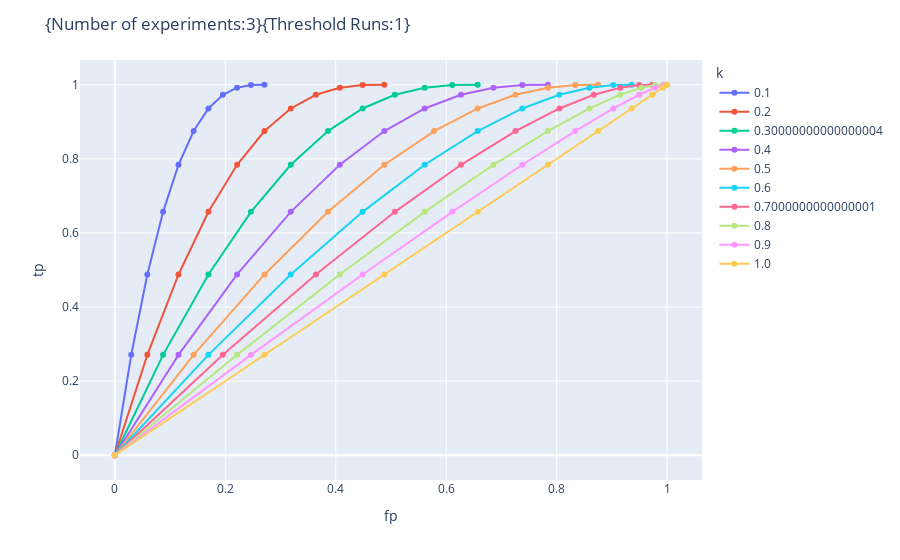
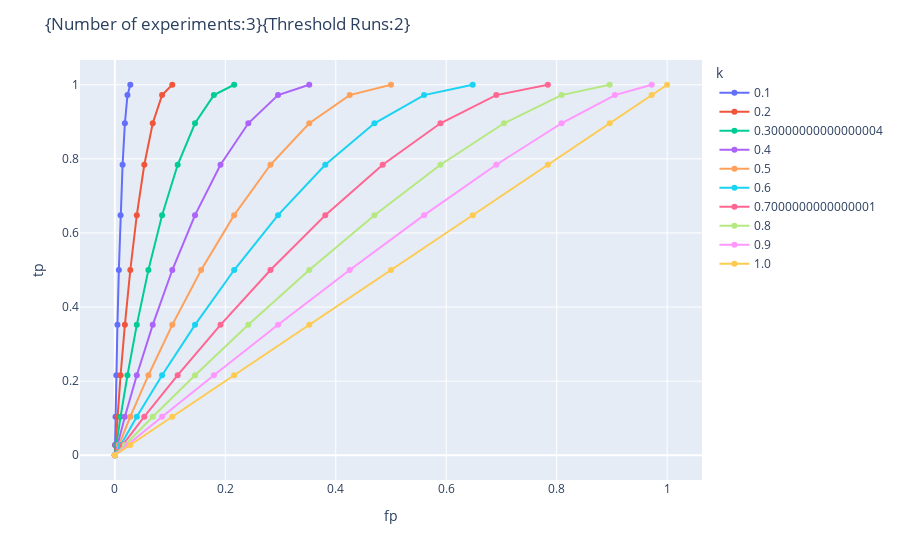
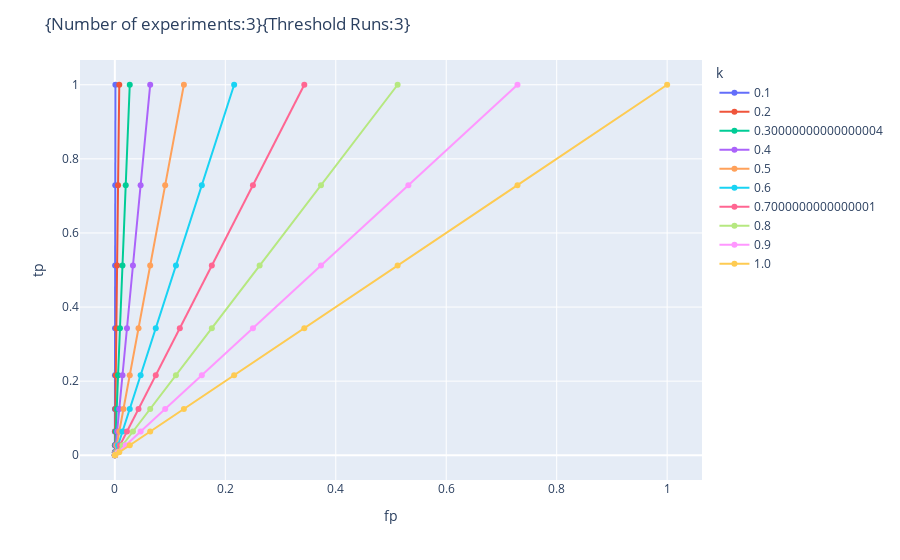
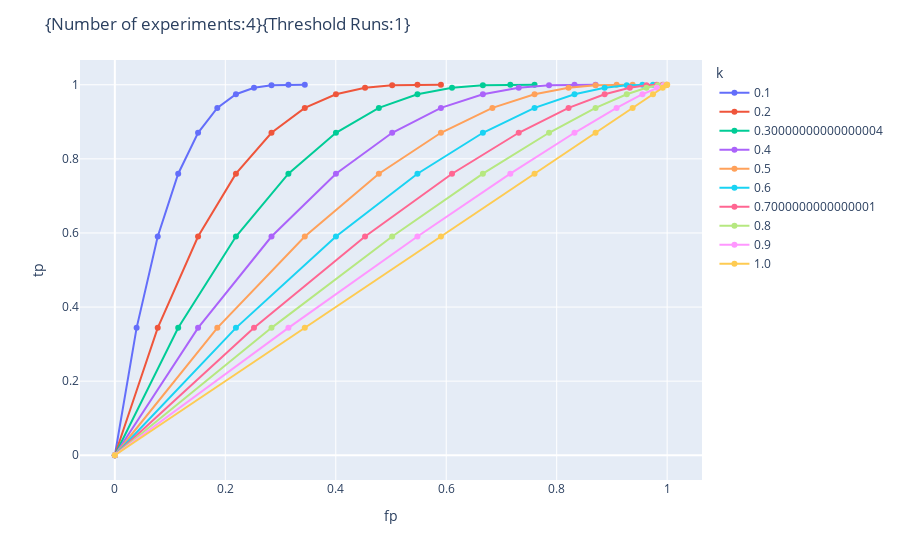

The notebook cell saved with these charts, in order:
### Markdown cell above
02/28/2023

# TP vs FP

Plotting the `True Positive` vs `False Positive` while varying `p`,`r` and `threshold_exp`.

### Code cell
dfs = df.groupby(['n_exp','threshold_exp'])
    
fig = go.Figure()
for i in dfs:
    i[1]['groups'] = np.floor_divide(i[1].index, len(p_list)).astype(str)
#     print(i[1]['groups'].values.tolist())
    i[1]['k'] = i[1]['groups'].apply(lambda d: proportionality_factor[int(d)%len(proportionality_factor)])
#     display(i[1])
    i[1]['threshold_exp'] = i[1]['threshold_exp'].astype('string')
    fig = px.line(i[1], x="fp", y="tp", hover_data=['n_exp','threshold_exp','p','r'],color='k',markers=True)
    fig.update_layout(title_text="{Number of experiments:"+str(i[1]['n_exp'].unique()[0])+"}{Threshold Runs:"+str(i[1]['threshold_exp'].unique()[0])+"}")
    fig.show()

### Figure 1 — Plotly figure (JSON) as saved in the notebook; plotly's stock layout.template omitted (floating-point values rounded to 4 significant figures)
{"data": [{"customdata": [[3, "1", 0, 0], [3, "1", 0.1, 0.01], [3, "1", 0.2, 0.02], [3, "1", 0.3, 0.03], [3, "1", 0.4, 0.04], [3, "1", 0.5, 0.05], [3, "1", 0.6, 0.06], [3, "1", 0.7, 0.07], [3, "1", 0.8, 0.08], [3, "1", 0.9, 0.09], [3, "1", 1, 0.1]], "hovertemplate": "k=0.1<br>fp=%{x}<br>tp=%{y}<br>n_exp=%{customdata[0]}<br>threshold_exp=%{customdata[1]}<br>p=%{customdata[2]}<br>r=%{customdata[3]}<extra></extra>", "legendgroup": "0.1", "line": {"color": "#636efa", "dash": "solid"}, "marker": {"symbol": "circle"}, "mode": "lines+markers", "name": "0.1", "orientation": "v", "showlegend": true, "type": "scatter", "x": [0, 0.0297, 0.05881, 0.08733, 0.1153, 0.1426, 0.1694, 0.1956, 0.2213, 0.2464, 0.271], "xaxis": "x", "y": [0, 0.271, 0.488, 0.657, 0.784, 0.875, 0.936, 0.973, 0.992, 0.999, 1], "yaxis": "y"}, {"customdata": [[3, "1", 0, 0], [3, "1", 0.1, 0.02], [3, "1", 0.2, 0.04], [3, "1", 0.3, 0.06], [3, "1", 0.4, 0.08], [3, "1", 0.5, 0.1], [3, "1", 0.6, 0.12], [3, "1", 0.7, 0.14], [3, "1", 0.8, 0.16], [3, "1", 0.9, 0.18], [3, "1", 1, 0.2]], "hovertemplate": "k=0.2<br>fp=%{x}<br>tp=%{y}<br>n_exp=%{customdata[0]}<br>threshold_exp=%{customdata[1]}<br>p=%{customdata[2]}<br>r=%{customdata[3]}<extra></extra>", "legendgroup": "0.2", "line": {"color": "#EF553B", "dash": "solid"}, "marker": {"symbol": "circle"}, "mode": "lines+markers", "name": "0.2", "orientation": "v", "showlegend": true, "type": "scatter", "x": [0, 0.05881, 0.1153, 0.1694, 0.2213, 0.271, 0.3185, 0.3639, 0.4073, 0.4486, 0.488], "xaxis": "x", "y": [0, 0.271, 0.488, 0.657, 0.784, 0.875, 0.936, 0.973, 0.992, 0.999, 1], "yaxis": "y"}, {"customdata": [[3, "1", 0, 0], [3, "1", 0.1, 0.03], [3, "1", 0.2, 0.06], [3, "1", 0.3, 0.09], [3, "1", 0.4, 0.12], [3, "1", 0.5, 0.15], [3, "1", 0.6, 0.18], [3, "1", 0.7, 0.21], [3, "1", 0.8, 0.24], [3, "1", 0.9, 0.27], [3, "1", 1, 0.3]], "hovertemplate": "k=0.30000000000000004<br>fp=%{x}<br>tp=%{y}<br>n_exp=%{customdata[0]}<br>threshold_exp=%{customdata[1]}<br>p=%{customdata[2]}<br>r=%{customdata[3]}<extra></extra>", "legendgroup": "0.30000000000000004", "line": {"color": "#00cc96", "dash": "solid"}, "marker": {"symbol": "circle"}, "mode": "lines+markers", "name": "0.30000000000000004", "orientation": "v", "showlegend": true, "type": "scatter", "x": [0, 0.08733, 0.1694, 0.2464, 0.3185, 0.3859, 0.4486, 0.507, 0.561, 0.611, 0.657], "xaxis": "x", "y": [0, 0.271, 0.488, 0.657, 0.784, 0.875, 0.936, 0.973, 0.992, 0.999, 1], "yaxis": "y"}, {"customdata": [[3, "1", 0, 0], [3, "1", 0.1, 0.04], [3, "1", 0.2, 0.08], [3, "1", 0.3, 0.12], [3, "1", 0.4, 0.16], [3, "1", 0.5, 0.2], [3, "1", 0.6, 0.24], [3, "1", 0.7, 0.28], [3, "1", 0.8, 0.32], [3, "1", 0.9, 0.36], [3, "1", 1, 0.4]], "hovertemplate": "k=0.4<br>fp=%{x}<br>tp=%{y}<br>n_exp=%{customdata[0]}<br>threshold_exp=%{customdata[1]}<br>p=%{customdata[2]}<br>r=%{customdata[3]}<extra></extra>", "legendgroup": "0.4", "line": {"color": "#ab63fa", "dash": "solid"}, "marker": {"symbol": "circle"}, "mode": "lines+markers", "name": "0.4", "orientation": "v", "showlegend": true, "type": "scatter", "x": [0, 0.1153, 0.2213, 0.3185, 0.4073, 0.488, 0.561, 0.6268, 0.6856, 0.7379, 0.784], "xaxis": "x", "y": [0, 0.271, 0.488, 0.657, 0.784, 0.875, 0.936, 0.973, 0.992, 0.999, 1], "yaxis": "y"}, {"customdata": [[3, "1", 0, 0], [3, "1", 0.1, 0.05], [3, "1", 0.2, 0.1], [3, "1", 0.3, 0.15], [3, "1", 0.4, 0.2], [3, "1", 0.5, 0.25], [3, "1", 0.6, 0.3], [3, "1", 0.7, 0.35], [3, "1", 0.8, 0.4], [3, "1", 0.9, 0.45], [3, "1", 1, 0.5]], "hovertemplate": "k=0.5<br>fp=%{x}<br>tp=%{y}<br>n_exp=%{customdata[0]}<br>threshold_exp=%{customdata[1]}<br>p=%{customdata[2]}<br>r=%{customdata[3]}<extra></extra>", "legendgroup": "0.5", "line": {"color": "#FFA15A", "dash": "solid"}, "marker": {"symbol": "circle"}, "mode": "lines+markers", "name": "0.5", "orientation": "v", "showlegend": true, "type": "scatter", "x": [0, 0.1426, 0.271, 0.3859, 0.488, 0.5781, 0.657, 0.7254, 0.784, 0.8336, 0.875], "xaxis": "x", "y": [0, 0.271, 0.488, 0.657, 0.784, 0.875, 0.936, 0.973, 0.992, 0.999, 1], "yaxis": "y"}, {"customdata": [[3, "1", 0, 0], [3, "1", 0.1, 0.06], [3, "1", 0.2, 0.12], [3, "1", 0.3, 0.18], [3, "1", 0.4, 0.24], [3, "1", 0.5, 0.3], [3, "1", 0.6, 0.36], [3, "1", 0.7, 0.42], [3, "1", 0.8, 0.48], [3, "1", 0.9, 0.54], [3, "1", 1, 0.6]], "hovertemplate": "k=0.6<br>fp=%{x}<br>tp=%{y}<br>n_exp=%{customdata[0]}<br>threshold_exp=%{customdata[1]}<br>p=%{customdata[2]}<br>r=%{customdata[3]}<extra></extra>", "legendgroup": "0.6", "line": {"color": "#19d3f3", "dash": "solid"}, "marker": {"symbol": "circle"}, "mode": "lines+markers", "name": "0.6", "orientation": "v", "showlegend": true, "type": "scatter", "x": [0, 0.1694, 0.3185, 0.4486, 0.561, 0.657, 0.7379, 0.8049, 0.8594, 0.9027, 0.936], "xaxis": "x", "y": [0, 0.271, 0.488, 0.657, 0.784, 0.875, 0.936, 0.973, 0.992, 0.999, 1], "yaxis": "y"}, {"customdata": [[3, "1", 0, 0], [3, "1", 0.1, 0.07], [3, "1", 0.2, 0.14], [3, "1", 0.3, 0.21], [3, "1", 0.4, 0.28], [3, "1", 0.5, 0.35], [3, "1", 0.6, 0.42], [3, "1", 0.7, 0.49], [3, "1", 0.8, 0.56], [3, "1", 0.9, 0.63], [3, "1", 1, 0.7]], "hovertemplate": "k=0.7000000000000001<br>fp=%{x}<br>tp=%{y}<br>n_exp=%{customdata[0]}<br>threshold_exp=%{customdata[1]}<br>p=%{customdata[2]}<br>r=%{customdata[3]}<extra></extra>", "legendgroup": "0.7000000000000001", "line": {"color": "#FF6692", "dash": "solid"}, "marker": {"symbol": "circle"}, "mode": "lines+markers", "name": "0.7000000000000001", "orientation": "v", "showlegend": true, "type": "scatter", "x": [0, 0.1956, 0.3639, 0.507, 0.6268, 0.7254, 0.8049, 0.8673, 0.9148, 0.9493, 0.973], "xaxis": "x", "y": [0, 0.271, 0.488, 0.657, 0.784, 0.875, 0.936, 0.973, 0.992, 0.999, 1], "yaxis": "y"}, {"customdata": [[3, "1", 0, 0], [3, "1", 0.1, 0.08], [3, "1", 0.2, 0.16], [3, "1", 0.3, 0.24], [3, "1", 0.4, 0.32], [3, "1", 0.5, 0.4], [3, "1", 0.6, 0.48], [3, "1", 0.7, 0.56], [3, "1", 0.8, 0.64], [3, "1", 0.9, 0.72], [3, "1", 1, 0.8]], "hovertemplate": "k=0.8<br>fp=%{x}<br>tp=%{y}<br>n_exp=%{customdata[0]}<br>threshold_exp=%{customdata[1]}<br>p=%{customdata[2]}<br>r=%{customdata[3]}<extra></extra>", "legendgroup": "0.8", "line": {"color": "#B6E880", "dash": "solid"}, "marker": {"symbol": "circle"}, "mode": "lines+markers", "name": "0.8", "orientation": "v", "showlegend": true, "type": "scatter", "x": [0, 0.2213, 0.4073, 0.561, 0.6856, 0.784, 0.8594, 0.9148, 0.9533, 0.978, 0.992], "xaxis": "x", "y": [0, 0.271, 0.488, 0.657, 0.784, 0.875, 0.936, 0.973, 0.992, 0.999, 1], "yaxis": "y"}, {"customdata": [[3, "1", 0, 0], [3, "1", 0.1, 0.09], [3, "1", 0.2, 0.18], [3, "1", 0.3, 0.27], [3, "1", 0.4, 0.36], [3, "1", 0.5, 0.45], [3, "1", 0.6, 0.54], [3, "1", 0.7, 0.63], [3, "1", 0.8, 0.72], [3, "1", 0.9, 0.81], [3, "1", 1, 0.9]], "hovertemplate": "k=0.9<br>fp=%{x}<br>tp=%{y}<br>n_exp=%{customdata[0]}<br>threshold_exp=%{customdata[1]}<br>p=%{customdata[2]}<br>r=%{customdata[3]}<extra></extra>", "legendgroup": "0.9", "line": {"color": "#FF97FF", "dash": "solid"}, "marker": {"symbol": "circle"}, "mode": "lines+markers", "name": "0.9", "orientation": "v", "showlegend": true, "type": "scatter", "x": [0, 0.2464, 0.4486, 0.611, 0.7379, 0.8336, 0.9027, 0.9493, 0.978, 0.9931, 0.999], "xaxis": "x", "y": [0, 0.271, 0.488, 0.657, 0.784, 0.875, 0.936, 0.973, 0.992, 0.999, 1], "yaxis": "y"}, {"customdata": [[3, "1", 0, 0], [3, "1", 0.1, 0.1], [3, "1", 0.2, 0.2], [3, "1", 0.3, 0.3], [3, "1", 0.4, 0.4], [3, "1", 0.5, 0.5], [3, "1", 0.6, 0.6], [3, "1", 0.7, 0.7], [3, "1", 0.8, 0.8], [3, "1", 0.9, 0.9], [3, "1", 1, 1]], "hovertemplate": "k=1.0<br>fp=%{x}<br>tp=%{y}<br>n_exp=%{customdata[0]}<br>threshold_exp=%{customdata[1]}<br>p=%{customdata[2]}<br>r=%{customdata[3]}<extra></extra>", "legendgroup": "1.0", "line": {"color": "#FECB52", "dash": "solid"}, "marker": {"symbol": "circle"}, "mode": "lines+markers", "name": "1.0", "orientation": "v", "showlegend": true, "type": "scatter", "x": [0, 0.271, 0.488, 0.657, 0.784, 0.875, 0.936, 0.973, 0.992, 0.999, 1], "xaxis": "x", "y": [0, 0.271, 0.488, 0.657, 0.784, 0.875, 0.936, 0.973, 0.992, 0.999, 1], "yaxis": "y"}], "layout": {"legend": {"title": {"text": "k"}, "tracegroupgap": 0}, "margin": {"t": 60}, "title": {"text": "{Number of experiments:3}{Threshold Runs:1}"}, "xaxis": {"anchor": "y", "domain": [0, 1], "title": {"text": "fp"}}, "yaxis": {"anchor": "x", "domain": [0, 1], "title": {"text": "tp"}}}}

### Figure 2 — Plotly figure (JSON) as saved in the notebook; plotly's stock layout.template omitted (floating-point values rounded to 4 significant figures)
{"data": [{"customdata": [[3, "2", 0, 0], [3, "2", 0.1, 0.01], [3, "2", 0.2, 0.02], [3, "2", 0.3, 0.03], [3, "2", 0.4, 0.04], [3, "2", 0.5, 0.05], [3, "2", 0.6, 0.06], [3, "2", 0.7, 0.07], [3, "2", 0.8, 0.08], [3, "2", 0.9, 0.09], [3, "2", 1, 0.1]], "hovertemplate": "k=0.1<br>fp=%{x}<br>tp=%{y}<br>n_exp=%{customdata[0]}<br>threshold_exp=%{customdata[1]}<br>p=%{customdata[2]}<br>r=%{customdata[3]}<extra></extra>", "legendgroup": "0.1", "line": {"color": "#636efa", "dash": "solid"}, "marker": {"symbol": "circle"}, "mode": "lines+markers", "name": "0.1", "orientation": "v", "showlegend": true, "type": "scatter", "x": [0, 0.000298, 0.001184, 0.002646, 0.004672, 0.00725, 0.01037, 0.01401, 0.01818, 0.02284, 0.028], "xaxis": "x", "y": [0, 0.028, 0.104, 0.216, 0.352, 0.5, 0.648, 0.784, 0.896, 0.972, 1], "yaxis": "y"}, {"customdata": [[3, "2", 0, 0], [3, "2", 0.1, 0.02], [3, "2", 0.2, 0.04], [3, "2", 0.3, 0.06], [3, "2", 0.4, 0.08], [3, "2", 0.5, 0.1], [3, "2", 0.6, 0.12], [3, "2", 0.7, 0.14], [3, "2", 0.8, 0.16], [3, "2", 0.9, 0.18], [3, "2", 1, 0.2]], "hovertemplate": "k=0.2<br>fp=%{x}<br>tp=%{y}<br>n_exp=%{customdata[0]}<br>threshold_exp=%{customdata[1]}<br>p=%{customdata[2]}<br>r=%{customdata[3]}<extra></extra>", "legendgroup": "0.2", "line": {"color": "#EF553B", "dash": "solid"}, "marker": {"symbol": "circle"}, "mode": "lines+markers", "name": "0.2", "orientation": "v", "showlegend": true, "type": "scatter", "x": [0, 0.001184, 0.004672, 0.01037, 0.01818, 0.028, 0.03974, 0.05331, 0.06861, 0.08554, 0.104], "xaxis": "x", "y": [0, 0.028, 0.104, 0.216, 0.352, 0.5, 0.648, 0.784, 0.896, 0.972, 1], "yaxis": "y"}, {"customdata": [[3, "2", 0, 0], [3, "2", 0.1, 0.03], [3, "2", 0.2, 0.06], [3, "2", 0.3, 0.09], [3, "2", 0.4, 0.12], [3, "2", 0.5, 0.15], [3, "2", 0.6, 0.18], [3, "2", 0.7, 0.21], [3, "2", 0.8, 0.24], [3, "2", 0.9, 0.27], [3, "2", 1, 0.3]], "hovertemplate": "k=0.30000000000000004<br>fp=%{x}<br>tp=%{y}<br>n_exp=%{customdata[0]}<br>threshold_exp=%{customdata[1]}<br>p=%{customdata[2]}<br>r=%{customdata[3]}<extra></extra>", "legendgroup": "0.30000000000000004", "line": {"color": "#00cc96", "dash": "solid"}, "marker": {"symbol": "circle"}, "mode": "lines+markers", "name": "0.30000000000000004", "orientation": "v", "showlegend": true, "type": "scatter", "x": [0, 0.002646, 0.01037, 0.02284, 0.03974, 0.06075, 0.08554, 0.1138, 0.1452, 0.1793, 0.216], "xaxis": "x", "y": [0, 0.028, 0.104, 0.216, 0.352, 0.5, 0.648, 0.784, 0.896, 0.972, 1], "yaxis": "y"}, {"customdata": [[3, "2", 0, 0], [3, "2", 0.1, 0.04], [3, "2", 0.2, 0.08], [3, "2", 0.3, 0.12], [3, "2", 0.4, 0.16], [3, "2", 0.5, 0.2], [3, "2", 0.6, 0.24], [3, "2", 0.7, 0.28], [3, "2", 0.8, 0.32], [3, "2", 0.9, 0.36], [3, "2", 1, 0.4]], "hovertemplate": "k=0.4<br>fp=%{x}<br>tp=%{y}<br>n_exp=%{customdata[0]}<br>threshold_exp=%{customdata[1]}<br>p=%{customdata[2]}<br>r=%{customdata[3]}<extra></extra>", "legendgroup": "0.4", "line": {"color": "#ab63fa", "dash": "solid"}, "marker": {"symbol": "circle"}, "mode": "lines+markers", "name": "0.4", "orientation": "v", "showlegend": true, "type": "scatter", "x": [0, 0.004672, 0.01818, 0.03974, 0.06861, 0.104, 0.1452, 0.1913, 0.2417, 0.2955, 0.352], "xaxis": "x", "y": [0, 0.028, 0.104, 0.216, 0.352, 0.5, 0.648, 0.784, 0.896, 0.972, 1], "yaxis": "y"}, {"customdata": [[3, "2", 0, 0], [3, "2", 0.1, 0.05], [3, "2", 0.2, 0.1], [3, "2", 0.3, 0.15], [3, "2", 0.4, 0.2], [3, "2", 0.5, 0.25], [3, "2", 0.6, 0.3], [3, "2", 0.7, 0.35], [3, "2", 0.8, 0.4], [3, "2", 0.9, 0.45], [3, "2", 1, 0.5]], "hovertemplate": "k=0.5<br>fp=%{x}<br>tp=%{y}<br>n_exp=%{customdata[0]}<br>threshold_exp=%{customdata[1]}<br>p=%{customdata[2]}<br>r=%{customdata[3]}<extra></extra>", "legendgroup": "0.5", "line": {"color": "#FFA15A", "dash": "solid"}, "marker": {"symbol": "circle"}, "mode": "lines+markers", "name": "0.5", "orientation": "v", "showlegend": true, "type": "scatter", "x": [0, 0.00725, 0.028, 0.06075, 0.104, 0.1562, 0.216, 0.2818, 0.352, 0.4252, 0.5], "xaxis": "x", "y": [0, 0.028, 0.104, 0.216, 0.352, 0.5, 0.648, 0.784, 0.896, 0.972, 1], "yaxis": "y"}, {"customdata": [[3, "2", 0, 0], [3, "2", 0.1, 0.06], [3, "2", 0.2, 0.12], [3, "2", 0.3, 0.18], [3, "2", 0.4, 0.24], [3, "2", 0.5, 0.3], [3, "2", 0.6, 0.36], [3, "2", 0.7, 0.42], [3, "2", 0.8, 0.48], [3, "2", 0.9, 0.54], [3, "2", 1, 0.6]], "hovertemplate": "k=0.6<br>fp=%{x}<br>tp=%{y}<br>n_exp=%{customdata[0]}<br>threshold_exp=%{customdata[1]}<br>p=%{customdata[2]}<br>r=%{customdata[3]}<extra></extra>", "legendgroup": "0.6", "line": {"color": "#19d3f3", "dash": "solid"}, "marker": {"symbol": "circle"}, "mode": "lines+markers", "name": "0.6", "orientation": "v", "showlegend": true, "type": "scatter", "x": [0, 0.01037, 0.03974, 0.08554, 0.1452, 0.216, 0.2955, 0.381, 0.47, 0.5599, 0.648], "xaxis": "x", "y": [0, 0.028, 0.104, 0.216, 0.352, 0.5, 0.648, 0.784, 0.896, 0.972, 1], "yaxis": "y"}, {"customdata": [[3, "2", 0, 0], [3, "2", 0.1, 0.07], [3, "2", 0.2, 0.14], [3, "2", 0.3, 0.21], [3, "2", 0.4, 0.28], [3, "2", 0.5, 0.35], [3, "2", 0.6, 0.42], [3, "2", 0.7, 0.49], [3, "2", 0.8, 0.56], [3, "2", 0.9, 0.63], [3, "2", 1, 0.7]], "hovertemplate": "k=0.7000000000000001<br>fp=%{x}<br>tp=%{y}<br>n_exp=%{customdata[0]}<br>threshold_exp=%{customdata[1]}<br>p=%{customdata[2]}<br>r=%{customdata[3]}<extra></extra>", "legendgroup": "0.7000000000000001", "line": {"color": "#FF6692", "dash": "solid"}, "marker": {"symbol": "circle"}, "mode": "lines+markers", "name": "0.7000000000000001", "orientation": "v", "showlegend": true, "type": "scatter", "x": [0, 0.01401, 0.05331, 0.1138, 0.1913, 0.2818, 0.381, 0.485, 0.5896, 0.6906, 0.784], "xaxis": "x", "y": [0, 0.028, 0.104, 0.216, 0.352, 0.5, 0.648, 0.784, 0.896, 0.972, 1], "yaxis": "y"}, {"customdata": [[3, "2", 0, 0], [3, "2", 0.1, 0.08], [3, "2", 0.2, 0.16], [3, "2", 0.3, 0.24], [3, "2", 0.4, 0.32], [3, "2", 0.5, 0.4], [3, "2", 0.6, 0.48], [3, "2", 0.7, 0.56], [3, "2", 0.8, 0.64], [3, "2", 0.9, 0.72], [3, "2", 1, 0.8]], "hovertemplate": "k=0.8<br>fp=%{x}<br>tp=%{y}<br>n_exp=%{customdata[0]}<br>threshold_exp=%{customdata[1]}<br>p=%{customdata[2]}<br>r=%{customdata[3]}<extra></extra>", "legendgroup": "0.8", "line": {"color": "#B6E880", "dash": "solid"}, "marker": {"symbol": "circle"}, "mode": "lines+markers", "name": "0.8", "orientation": "v", "showlegend": true, "type": "scatter", "x": [0, 0.01818, 0.06861, 0.1452, 0.2417, 0.352, 0.47, 0.5896, 0.7045, 0.8087, 0.896], "xaxis": "x", "y": [0, 0.028, 0.104, 0.216, 0.352, 0.5, 0.648, 0.784, 0.896, 0.972, 1], "yaxis": "y"}, {"customdata": [[3, "2", 0, 0], [3, "2", 0.1, 0.09], [3, "2", 0.2, 0.18], [3, "2", 0.3, 0.27], [3, "2", 0.4, 0.36], [3, "2", 0.5, 0.45], [3, "2", 0.6, 0.54], [3, "2", 0.7, 0.63], [3, "2", 0.8, 0.72], [3, "2", 0.9, 0.81], [3, "2", 1, 0.9]], "hovertemplate": "k=0.9<br>fp=%{x}<br>tp=%{y}<br>n_exp=%{customdata[0]}<br>threshold_exp=%{customdata[1]}<br>p=%{customdata[2]}<br>r=%{customdata[3]}<extra></extra>", "legendgroup": "0.9", "line": {"color": "#FF97FF", "dash": "solid"}, "marker": {"symbol": "circle"}, "mode": "lines+markers", "name": "0.9", "orientation": "v", "showlegend": true, "type": "scatter", "x": [0, 0.02284, 0.08554, 0.1793, 0.2955, 0.4252, 0.5599, 0.6906, 0.8087, 0.9054, 0.972], "xaxis": "x", "y": [0, 0.028, 0.104, 0.216, 0.352, 0.5, 0.648, 0.784, 0.896, 0.972, 1], "yaxis": "y"}, {"customdata": [[3, "2", 0, 0], [3, "2", 0.1, 0.1], [3, "2", 0.2, 0.2], [3, "2", 0.3, 0.3], [3, "2", 0.4, 0.4], [3, "2", 0.5, 0.5], [3, "2", 0.6, 0.6], [3, "2", 0.7, 0.7], [3, "2", 0.8, 0.8], [3, "2", 0.9, 0.9], [3, "2", 1, 1]], "hovertemplate": "k=1.0<br>fp=%{x}<br>tp=%{y}<br>n_exp=%{customdata[0]}<br>threshold_exp=%{customdata[1]}<br>p=%{customdata[2]}<br>r=%{customdata[3]}<extra></extra>", "legendgroup": "1.0", "line": {"color": "#FECB52", "dash": "solid"}, "marker": {"symbol": "circle"}, "mode": "lines+markers", "name": "1.0", "orientation": "v", "showlegend": true, "type": "scatter", "x": [0, 0.028, 0.104, 0.216, 0.352, 0.5, 0.648, 0.784, 0.896, 0.972, 1], "xaxis": "x", "y": [0, 0.028, 0.104, 0.216, 0.352, 0.5, 0.648, 0.784, 0.896, 0.972, 1], "yaxis": "y"}], "layout": {"legend": {"title": {"text": "k"}, "tracegroupgap": 0}, "margin": {"t": 60}, "title": {"text": "{Number of experiments:3}{Threshold Runs:2}"}, "xaxis": {"anchor": "y", "domain": [0, 1], "title": {"text": "fp"}}, "yaxis": {"anchor": "x", "domain": [0, 1], "title": {"text": "tp"}}}}

### Figure 3 — Plotly figure (JSON) as saved in the notebook; plotly's stock layout.template omitted (floating-point values rounded to 4 significant figures)
{"data": [{"customdata": [[3, "3", 0, 0], [3, "3", 0.1, 0.01], [3, "3", 0.2, 0.02], [3, "3", 0.3, 0.03], [3, "3", 0.4, 0.04], [3, "3", 0.5, 0.05], [3, "3", 0.6, 0.06], [3, "3", 0.7, 0.07], [3, "3", 0.8, 0.08], [3, "3", 0.9, 0.09], [3, "3", 1, 0.1]], "hovertemplate": "k=0.1<br>fp=%{x}<br>tp=%{y}<br>n_exp=%{customdata[0]}<br>threshold_exp=%{customdata[1]}<br>p=%{customdata[2]}<br>r=%{customdata[3]}<extra></extra>", "legendgroup": "0.1", "line": {"color": "#636efa", "dash": "solid"}, "marker": {"symbol": "circle"}, "mode": "lines+markers", "name": "0.1", "orientation": "v", "showlegend": true, "type": "scatter", "x": [0, 1e-06, 8e-06, 2.7e-05, 6.4e-05, 0.000125, 0.000216, 0.000343, 0.000512, 0.000729, 0.001], "xaxis": "x", "y": [0, 0.001, 0.008, 0.027, 0.064, 0.125, 0.216, 0.343, 0.512, 0.729, 1], "yaxis": "y"}, {"customdata": [[3, "3", 0, 0], [3, "3", 0.1, 0.02], [3, "3", 0.2, 0.04], [3, "3", 0.3, 0.06], [3, "3", 0.4, 0.08], [3, "3", 0.5, 0.1], [3, "3", 0.6, 0.12], [3, "3", 0.7, 0.14], [3, "3", 0.8, 0.16], [3, "3", 0.9, 0.18], [3, "3", 1, 0.2]], "hovertemplate": "k=0.2<br>fp=%{x}<br>tp=%{y}<br>n_exp=%{customdata[0]}<br>threshold_exp=%{customdata[1]}<br>p=%{customdata[2]}<br>r=%{customdata[3]}<extra></extra>", "legendgroup": "0.2", "line": {"color": "#EF553B", "dash": "solid"}, "marker": {"symbol": "circle"}, "mode": "lines+markers", "name": "0.2", "orientation": "v", "showlegend": true, "type": "scatter", "x": [0, 8e-06, 6.4e-05, 0.000216, 0.000512, 0.001, 0.001728, 0.002744, 0.004096, 0.005832, 0.008], "xaxis": "x", "y": [0, 0.001, 0.008, 0.027, 0.064, 0.125, 0.216, 0.343, 0.512, 0.729, 1], "yaxis": "y"}, {"customdata": [[3, "3", 0, 0], [3, "3", 0.1, 0.03], [3, "3", 0.2, 0.06], [3, "3", 0.3, 0.09], [3, "3", 0.4, 0.12], [3, "3", 0.5, 0.15], [3, "3", 0.6, 0.18], [3, "3", 0.7, 0.21], [3, "3", 0.8, 0.24], [3, "3", 0.9, 0.27], [3, "3", 1, 0.3]], "hovertemplate": "k=0.30000000000000004<br>fp=%{x}<br>tp=%{y}<br>n_exp=%{customdata[0]}<br>threshold_exp=%{customdata[1]}<br>p=%{customdata[2]}<br>r=%{customdata[3]}<extra></extra>", "legendgroup": "0.30000000000000004", "line": {"color": "#00cc96", "dash": "solid"}, "marker": {"symbol": "circle"}, "mode": "lines+markers", "name": "0.30000000000000004", "orientation": "v", "showlegend": true, "type": "scatter", "x": [0, 2.7e-05, 0.000216, 0.000729, 0.001728, 0.003375, 0.005832, 0.009261, 0.01382, 0.01968, 0.027], "xaxis": "x", "y": [0, 0.001, 0.008, 0.027, 0.064, 0.125, 0.216, 0.343, 0.512, 0.729, 1], "yaxis": "y"}, {"customdata": [[3, "3", 0, 0], [3, "3", 0.1, 0.04], [3, "3", 0.2, 0.08], [3, "3", 0.3, 0.12], [3, "3", 0.4, 0.16], [3, "3", 0.5, 0.2], [3, "3", 0.6, 0.24], [3, "3", 0.7, 0.28], [3, "3", 0.8, 0.32], [3, "3", 0.9, 0.36], [3, "3", 1, 0.4]], "hovertemplate": "k=0.4<br>fp=%{x}<br>tp=%{y}<br>n_exp=%{customdata[0]}<br>threshold_exp=%{customdata[1]}<br>p=%{customdata[2]}<br>r=%{customdata[3]}<extra></extra>", "legendgroup": "0.4", "line": {"color": "#ab63fa", "dash": "solid"}, "marker": {"symbol": "circle"}, "mode": "lines+markers", "name": "0.4", "orientation": "v", "showlegend": true, "type": "scatter", "x": [0, 6.4e-05, 0.000512, 0.001728, 0.004096, 0.008, 0.01382, 0.02195, 0.03277, 0.04666, 0.064], "xaxis": "x", "y": [0, 0.001, 0.008, 0.027, 0.064, 0.125, 0.216, 0.343, 0.512, 0.729, 1], "yaxis": "y"}, {"customdata": [[3, "3", 0, 0], [3, "3", 0.1, 0.05], [3, "3", 0.2, 0.1], [3, "3", 0.3, 0.15], [3, "3", 0.4, 0.2], [3, "3", 0.5, 0.25], [3, "3", 0.6, 0.3], [3, "3", 0.7, 0.35], [3, "3", 0.8, 0.4], [3, "3", 0.9, 0.45], [3, "3", 1, 0.5]], "hovertemplate": "k=0.5<br>fp=%{x}<br>tp=%{y}<br>n_exp=%{customdata[0]}<br>threshold_exp=%{customdata[1]}<br>p=%{customdata[2]}<br>r=%{customdata[3]}<extra></extra>", "legendgroup": "0.5", "line": {"color": "#FFA15A", "dash": "solid"}, "marker": {"symbol": "circle"}, "mode": "lines+markers", "name": "0.5", "orientation": "v", "showlegend": true, "type": "scatter", "x": [0, 0.000125, 0.001, 0.003375, 0.008, 0.01562, 0.027, 0.04288, 0.064, 0.09113, 0.125], "xaxis": "x", "y": [0, 0.001, 0.008, 0.027, 0.064, 0.125, 0.216, 0.343, 0.512, 0.729, 1], "yaxis": "y"}, {"customdata": [[3, "3", 0, 0], [3, "3", 0.1, 0.06], [3, "3", 0.2, 0.12], [3, "3", 0.3, 0.18], [3, "3", 0.4, 0.24], [3, "3", 0.5, 0.3], [3, "3", 0.6, 0.36], [3, "3", 0.7, 0.42], [3, "3", 0.8, 0.48], [3, "3", 0.9, 0.54], [3, "3", 1, 0.6]], "hovertemplate": "k=0.6<br>fp=%{x}<br>tp=%{y}<br>n_exp=%{customdata[0]}<br>threshold_exp=%{customdata[1]}<br>p=%{customdata[2]}<br>r=%{customdata[3]}<extra></extra>", "legendgroup": "0.6", "line": {"color": "#19d3f3", "dash": "solid"}, "marker": {"symbol": "circle"}, "mode": "lines+markers", "name": "0.6", "orientation": "v", "showlegend": true, "type": "scatter", "x": [0, 0.000216, 0.001728, 0.005832, 0.01382, 0.027, 0.04666, 0.07409, 0.1106, 0.1575, 0.216], "xaxis": "x", "y": [0, 0.001, 0.008, 0.027, 0.064, 0.125, 0.216, 0.343, 0.512, 0.729, 1], "yaxis": "y"}, {"customdata": [[3, "3", 0, 0], [3, "3", 0.1, 0.07], [3, "3", 0.2, 0.14], [3, "3", 0.3, 0.21], [3, "3", 0.4, 0.28], [3, "3", 0.5, 0.35], [3, "3", 0.6, 0.42], [3, "3", 0.7, 0.49], [3, "3", 0.8, 0.56], [3, "3", 0.9, 0.63], [3, "3", 1, 0.7]], "hovertemplate": "k=0.7000000000000001<br>fp=%{x}<br>tp=%{y}<br>n_exp=%{customdata[0]}<br>threshold_exp=%{customdata[1]}<br>p=%{customdata[2]}<br>r=%{customdata[3]}<extra></extra>", "legendgroup": "0.7000000000000001", "line": {"color": "#FF6692", "dash": "solid"}, "marker": {"symbol": "circle"}, "mode": "lines+markers", "name": "0.7000000000000001", "orientation": "v", "showlegend": true, "type": "scatter", "x": [0, 0.000343, 0.002744, 0.009261, 0.02195, 0.04288, 0.07409, 0.1176, 0.1756, 0.25, 0.343], "xaxis": "x", "y": [0, 0.001, 0.008, 0.027, 0.064, 0.125, 0.216, 0.343, 0.512, 0.729, 1], "yaxis": "y"}, {"customdata": [[3, "3", 0, 0], [3, "3", 0.1, 0.08], [3, "3", 0.2, 0.16], [3, "3", 0.3, 0.24], [3, "3", 0.4, 0.32], [3, "3", 0.5, 0.4], [3, "3", 0.6, 0.48], [3, "3", 0.7, 0.56], [3, "3", 0.8, 0.64], [3, "3", 0.9, 0.72], [3, "3", 1, 0.8]], "hovertemplate": "k=0.8<br>fp=%{x}<br>tp=%{y}<br>n_exp=%{customdata[0]}<br>threshold_exp=%{customdata[1]}<br>p=%{customdata[2]}<br>r=%{customdata[3]}<extra></extra>", "legendgroup": "0.8", "line": {"color": "#B6E880", "dash": "solid"}, "marker": {"symbol": "circle"}, "mode": "lines+markers", "name": "0.8", "orientation": "v", "showlegend": true, "type": "scatter", "x": [0, 0.000512, 0.004096, 0.01382, 0.03277, 0.064, 0.1106, 0.1756, 0.2621, 0.3732, 0.512], "xaxis": "x", "y": [0, 0.001, 0.008, 0.027, 0.064, 0.125, 0.216, 0.343, 0.512, 0.729, 1], "yaxis": "y"}, {"customdata": [[3, "3", 0, 0], [3, "3", 0.1, 0.09], [3, "3", 0.2, 0.18], [3, "3", 0.3, 0.27], [3, "3", 0.4, 0.36], [3, "3", 0.5, 0.45], [3, "3", 0.6, 0.54], [3, "3", 0.7, 0.63], [3, "3", 0.8, 0.72], [3, "3", 0.9, 0.81], [3, "3", 1, 0.9]], "hovertemplate": "k=0.9<br>fp=%{x}<br>tp=%{y}<br>n_exp=%{customdata[0]}<br>threshold_exp=%{customdata[1]}<br>p=%{customdata[2]}<br>r=%{customdata[3]}<extra></extra>", "legendgroup": "0.9", "line": {"color": "#FF97FF", "dash": "solid"}, "marker": {"symbol": "circle"}, "mode": "lines+markers", "name": "0.9", "orientation": "v", "showlegend": true, "type": "scatter", "x": [0, 0.000729, 0.005832, 0.01968, 0.04666, 0.09113, 0.1575, 0.25, 0.3732, 0.5314, 0.729], "xaxis": "x", "y": [0, 0.001, 0.008, 0.027, 0.064, 0.125, 0.216, 0.343, 0.512, 0.729, 1], "yaxis": "y"}, {"customdata": [[3, "3", 0, 0], [3, "3", 0.1, 0.1], [3, "3", 0.2, 0.2], [3, "3", 0.3, 0.3], [3, "3", 0.4, 0.4], [3, "3", 0.5, 0.5], [3, "3", 0.6, 0.6], [3, "3", 0.7, 0.7], [3, "3", 0.8, 0.8], [3, "3", 0.9, 0.9], [3, "3", 1, 1]], "hovertemplate": "k=1.0<br>fp=%{x}<br>tp=%{y}<br>n_exp=%{customdata[0]}<br>threshold_exp=%{customdata[1]}<br>p=%{customdata[2]}<br>r=%{customdata[3]}<extra></extra>", "legendgroup": "1.0", "line": {"color": "#FECB52", "dash": "solid"}, "marker": {"symbol": "circle"}, "mode": "lines+markers", "name": "1.0", "orientation": "v", "showlegend": true, "type": "scatter", "x": [0, 0.001, 0.008, 0.027, 0.064, 0.125, 0.216, 0.343, 0.512, 0.729, 1], "xaxis": "x", "y": [0, 0.001, 0.008, 0.027, 0.064, 0.125, 0.216, 0.343, 0.512, 0.729, 1], "yaxis": "y"}], "layout": {"legend": {"title": {"text": "k"}, "tracegroupgap": 0}, "margin": {"t": 60}, "title": {"text": "{Number of experiments:3}{Threshold Runs:3}"}, "xaxis": {"anchor": "y", "domain": [0, 1], "title": {"text": "fp"}}, "yaxis": {"anchor": "x", "domain": [0, 1], "title": {"text": "tp"}}}}

### Figure 4 — Plotly figure (JSON) as saved in the notebook; plotly's stock layout.template omitted (floating-point values rounded to 4 significant figures)
{"data": [{"customdata": [[4, "1", 0, 0], [4, "1", 0.1, 0.01], [4, "1", 0.2, 0.02], [4, "1", 0.3, 0.03], [4, "1", 0.4, 0.04], [4, "1", 0.5, 0.05], [4, "1", 0.6, 0.06], [4, "1", 0.7, 0.07], [4, "1", 0.8, 0.08], [4, "1", 0.9, 0.09], [4, "1", 1, 0.1]], "hovertemplate": "k=0.1<br>fp=%{x}<br>tp=%{y}<br>n_exp=%{customdata[0]}<br>threshold_exp=%{customdata[1]}<br>p=%{customdata[2]}<br>r=%{customdata[3]}<extra></extra>", "legendgroup": "0.1", "line": {"color": "#636efa", "dash": "solid"}, "marker": {"symbol": "circle"}, "mode": "lines+markers", "name": "0.1", "orientation": "v", "showlegend": true, "type": "scatter", "x": [0, 0.0394, 0.07763, 0.1147, 0.1507, 0.1855, 0.2193, 0.2519, 0.2836, 0.3143, 0.3439], "xaxis": "x", "y": [0, 0.3439, 0.5904, 0.7599, 0.8704, 0.9375, 0.9744, 0.9919, 0.9984, 0.9999, 1], "yaxis": "y"}, {"customdata": [[4, "1", 0, 0], [4, "1", 0.1, 0.02], [4, "1", 0.2, 0.04], [4, "1", 0.3, 0.06], [4, "1", 0.4, 0.08], [4, "1", 0.5, 0.1], [4, "1", 0.6, 0.12], [4, "1", 0.7, 0.14], [4, "1", 0.8, 0.16], [4, "1", 0.9, 0.18], [4, "1", 1, 0.2]], "hovertemplate": "k=0.2<br>fp=%{x}<br>tp=%{y}<br>n_exp=%{customdata[0]}<br>threshold_exp=%{customdata[1]}<br>p=%{customdata[2]}<br>r=%{customdata[3]}<extra></extra>", "legendgroup": "0.2", "line": {"color": "#EF553B", "dash": "solid"}, "marker": {"symbol": "circle"}, "mode": "lines+markers", "name": "0.2", "orientation": "v", "showlegend": true, "type": "scatter", "x": [0, 0.07763, 0.1507, 0.2193, 0.2836, 0.3439, 0.4003, 0.453, 0.5021, 0.5479, 0.5904], "xaxis": "x", "y": [0, 0.3439, 0.5904, 0.7599, 0.8704, 0.9375, 0.9744, 0.9919, 0.9984, 0.9999, 1], "yaxis": "y"}, {"customdata": [[4, "1", 0, 0], [4, "1", 0.1, 0.03], [4, "1", 0.2, 0.06], [4, "1", 0.3, 0.09], [4, "1", 0.4, 0.12], [4, "1", 0.5, 0.15], [4, "1", 0.6, 0.18], [4, "1", 0.7, 0.21], [4, "1", 0.8, 0.24], [4, "1", 0.9, 0.27], [4, "1", 1, 0.3]], "hovertemplate": "k=0.30000000000000004<br>fp=%{x}<br>tp=%{y}<br>n_exp=%{customdata[0]}<br>threshold_exp=%{customdata[1]}<br>p=%{customdata[2]}<br>r=%{customdata[3]}<extra></extra>", "legendgroup": "0.30000000000000004", "line": {"color": "#00cc96", "dash": "solid"}, "marker": {"symbol": "circle"}, "mode": "lines+markers", "name": "0.30000000000000004", "orientation": "v", "showlegend": true, "type": "scatter", "x": [0, 0.1147, 0.2193, 0.3143, 0.4003, 0.478, 0.5479, 0.6105, 0.6664, 0.716, 0.7599], "xaxis": "x", "y": [0, 0.3439, 0.5904, 0.7599, 0.8704, 0.9375, 0.9744, 0.9919, 0.9984, 0.9999, 1], "yaxis": "y"}, {"customdata": [[4, "1", 0, 0], [4, "1", 0.1, 0.04], [4, "1", 0.2, 0.08], [4, "1", 0.3, 0.12], [4, "1", 0.4, 0.16], [4, "1", 0.5, 0.2], [4, "1", 0.6, 0.24], [4, "1", 0.7, 0.28], [4, "1", 0.8, 0.32], [4, "1", 0.9, 0.36], [4, "1", 1, 0.4]], "hovertemplate": "k=0.4<br>fp=%{x}<br>tp=%{y}<br>n_exp=%{customdata[0]}<br>threshold_exp=%{customdata[1]}<br>p=%{customdata[2]}<br>r=%{customdata[3]}<extra></extra>", "legendgroup": "0.4", "line": {"color": "#ab63fa", "dash": "solid"}, "marker": {"symbol": "circle"}, "mode": "lines+markers", "name": "0.4", "orientation": "v", "showlegend": true, "type": "scatter", "x": [0, 0.1507, 0.2836, 0.4003, 0.5021, 0.5904, 0.6664, 0.7313, 0.7862, 0.8322, 0.8704], "xaxis": "x", "y": [0, 0.3439, 0.5904, 0.7599, 0.8704, 0.9375, 0.9744, 0.9919, 0.9984, 0.9999, 1], "yaxis": "y"}, {"customdata": [[4, "1", 0, 0], [4, "1", 0.1, 0.05], [4, "1", 0.2, 0.1], [4, "1", 0.3, 0.15], [4, "1", 0.4, 0.2], [4, "1", 0.5, 0.25], [4, "1", 0.6, 0.3], [4, "1", 0.7, 0.35], [4, "1", 0.8, 0.4], [4, "1", 0.9, 0.45], [4, "1", 1, 0.5]], "hovertemplate": "k=0.5<br>fp=%{x}<br>tp=%{y}<br>n_exp=%{customdata[0]}<br>threshold_exp=%{customdata[1]}<br>p=%{customdata[2]}<br>r=%{customdata[3]}<extra></extra>", "legendgroup": "0.5", "line": {"color": "#FFA15A", "dash": "solid"}, "marker": {"symbol": "circle"}, "mode": "lines+markers", "name": "0.5", "orientation": "v", "showlegend": true, "type": "scatter", "x": [0, 0.1855, 0.3439, 0.478, 0.5904, 0.6836, 0.7599, 0.8215, 0.8704, 0.9085, 0.9375], "xaxis": "x", "y": [0, 0.3439, 0.5904, 0.7599, 0.8704, 0.9375, 0.9744, 0.9919, 0.9984, 0.9999, 1], "yaxis": "y"}, {"customdata": [[4, "1", 0, 0], [4, "1", 0.1, 0.06], [4, "1", 0.2, 0.12], [4, "1", 0.3, 0.18], [4, "1", 0.4, 0.24], [4, "1", 0.5, 0.3], [4, "1", 0.6, 0.36], [4, "1", 0.7, 0.42], [4, "1", 0.8, 0.48], [4, "1", 0.9, 0.54], [4, "1", 1, 0.6]], "hovertemplate": "k=0.6<br>fp=%{x}<br>tp=%{y}<br>n_exp=%{customdata[0]}<br>threshold_exp=%{customdata[1]}<br>p=%{customdata[2]}<br>r=%{customdata[3]}<extra></extra>", "legendgroup": "0.6", "line": {"color": "#19d3f3", "dash": "solid"}, "marker": {"symbol": "circle"}, "mode": "lines+markers", "name": "0.6", "orientation": "v", "showlegend": true, "type": "scatter", "x": [0, 0.2193, 0.4003, 0.5479, 0.6664, 0.7599, 0.8322, 0.8868, 0.9269, 0.9552, 0.9744], "xaxis": "x", "y": [0, 0.3439, 0.5904, 0.7599, 0.8704, 0.9375, 0.9744, 0.9919, 0.9984, 0.9999, 1], "yaxis": "y"}, {"customdata": [[4, "1", 0, 0], [4, "1", 0.1, 0.07], [4, "1", 0.2, 0.14], [4, "1", 0.3, 0.21], [4, "1", 0.4, 0.28], [4, "1", 0.5, 0.35], [4, "1", 0.6, 0.42], [4, "1", 0.7, 0.49], [4, "1", 0.8, 0.56], [4, "1", 0.9, 0.63], [4, "1", 1, 0.7]], "hovertemplate": "k=0.7000000000000001<br>fp=%{x}<br>tp=%{y}<br>n_exp=%{customdata[0]}<br>threshold_exp=%{customdata[1]}<br>p=%{customdata[2]}<br>r=%{customdata[3]}<extra></extra>", "legendgroup": "0.7000000000000001", "line": {"color": "#FF6692", "dash": "solid"}, "marker": {"symbol": "circle"}, "mode": "lines+markers", "name": "0.7000000000000001", "orientation": "v", "showlegend": true, "type": "scatter", "x": [0, 0.2519, 0.453, 0.6105, 0.7313, 0.8215, 0.8868, 0.9323, 0.9625, 0.9813, 0.9919], "xaxis": "x", "y": [0, 0.3439, 0.5904, 0.7599, 0.8704, 0.9375, 0.9744, 0.9919, 0.9984, 0.9999, 1], "yaxis": "y"}, {"customdata": [[4, "1", 0, 0], [4, "1", 0.1, 0.08], [4, "1", 0.2, 0.16], [4, "1", 0.3, 0.24], [4, "1", 0.4, 0.32], [4, "1", 0.5, 0.4], [4, "1", 0.6, 0.48], [4, "1", 0.7, 0.56], [4, "1", 0.8, 0.64], [4, "1", 0.9, 0.72], [4, "1", 1, 0.8]], "hovertemplate": "k=0.8<br>fp=%{x}<br>tp=%{y}<br>n_exp=%{customdata[0]}<br>threshold_exp=%{customdata[1]}<br>p=%{customdata[2]}<br>r=%{customdata[3]}<extra></extra>", "legendgroup": "0.8", "line": {"color": "#B6E880", "dash": "solid"}, "marker": {"symbol": "circle"}, "mode": "lines+markers", "name": "0.8", "orientation": "v", "showlegend": true, "type": "scatter", "x": [0, 0.2836, 0.5021, 0.6664, 0.7862, 0.8704, 0.9269, 0.9625, 0.9832, 0.9939, 0.9984], "xaxis": "x", "y": [0, 0.3439, 0.5904, 0.7599, 0.8704, 0.9375, 0.9744, 0.9919, 0.9984, 0.9999, 1], "yaxis": "y"}, {"customdata": [[4, "1", 0, 0], [4, "1", 0.1, 0.09], [4, "1", 0.2, 0.18], [4, "1", 0.3, 0.27], [4, "1", 0.4, 0.36], [4, "1", 0.5, 0.45], [4, "1", 0.6, 0.54], [4, "1", 0.7, 0.63], [4, "1", 0.8, 0.72], [4, "1", 0.9, 0.81], [4, "1", 1, 0.9]], "hovertemplate": "k=0.9<br>fp=%{x}<br>tp=%{y}<br>n_exp=%{customdata[0]}<br>threshold_exp=%{customdata[1]}<br>p=%{customdata[2]}<br>r=%{customdata[3]}<extra></extra>", "legendgroup": "0.9", "line": {"color": "#FF97FF", "dash": "solid"}, "marker": {"symbol": "circle"}, "mode": "lines+markers", "name": "0.9", "orientation": "v", "showlegend": true, "type": "scatter", "x": [0, 0.3143, 0.5479, 0.716, 0.8322, 0.9085, 0.9552, 0.9813, 0.9939, 0.9987, 0.9999], "xaxis": "x", "y": [0, 0.3439, 0.5904, 0.7599, 0.8704, 0.9375, 0.9744, 0.9919, 0.9984, 0.9999, 1], "yaxis": "y"}, {"customdata": [[4, "1", 0, 0], [4, "1", 0.1, 0.1], [4, "1", 0.2, 0.2], [4, "1", 0.3, 0.3], [4, "1", 0.4, 0.4], [4, "1", 0.5, 0.5], [4, "1", 0.6, 0.6], [4, "1", 0.7, 0.7], [4, "1", 0.8, 0.8], [4, "1", 0.9, 0.9], [4, "1", 1, 1]], "hovertemplate": "k=1.0<br>fp=%{x}<br>tp=%{y}<br>n_exp=%{customdata[0]}<br>threshold_exp=%{customdata[1]}<br>p=%{customdata[2]}<br>r=%{customdata[3]}<extra></extra>", "legendgroup": "1.0", "line": {"color": "#FECB52", "dash": "solid"}, "marker": {"symbol": "circle"}, "mode": "lines+markers", "name": "1.0", "orientation": "v", "showlegend": true, "type": "scatter", "x": [0, 0.3439, 0.5904, 0.7599, 0.8704, 0.9375, 0.9744, 0.9919, 0.9984, 0.9999, 1], "xaxis": "x", "y": [0, 0.3439, 0.5904, 0.7599, 0.8704, 0.9375, 0.9744, 0.9919, 0.9984, 0.9999, 1], "yaxis": "y"}], "layout": {"legend": {"title": {"text": "k"}, "tracegroupgap": 0}, "margin": {"t": 60}, "title": {"text": "{Number of experiments:4}{Threshold Runs:1}"}, "xaxis": {"anchor": "y", "domain": [0, 1], "title": {"text": "fp"}}, "yaxis": {"anchor": "x", "domain": [0, 1], "title": {"text": "tp"}}}}
